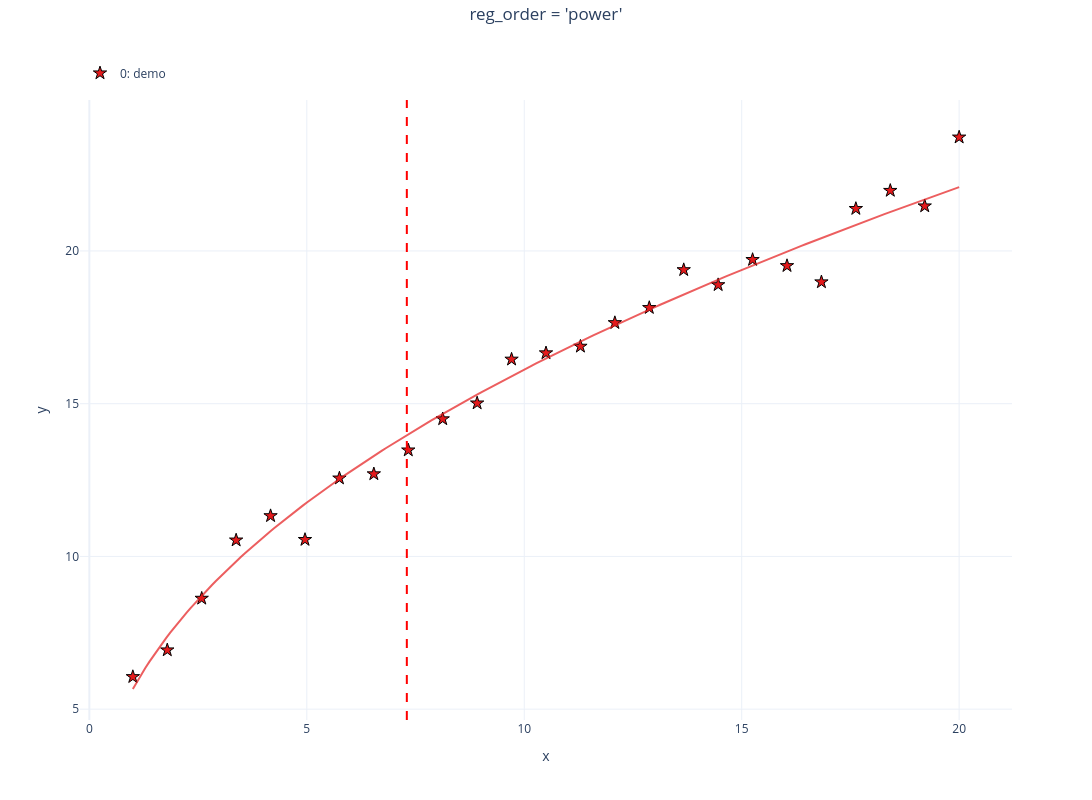

Notebook code for this chart:
### Markdown cell above
## `power` — power-law fit  (`y = a·x^b`)

### Code cell
demo('power')

### Figure 1 — Plotly figure (JSON) as saved in the notebook; plotly's stock layout.template omitted (floating-point values rounded to 4 significant figures; data arrays with more than 128 entries replaced by an {"elided": "..."} marker saying what was removed)
{"data": [{"customdata": [[1.0, 6.058], [1.792, 6.933], [2.583, 8.624], [3.375, 10.53], [4.167, 11.33], [4.958, 10.55], [5.75, 12.56], [6.542, 12.7], [7.333, 13.48], [8.125, 14.5], [8.917, 15.02], [9.708, 16.45], [10.5, 16.66], [11.29, 16.87], [12.08, 17.65], [12.88, 18.14], [13.67, 19.38], [14.46, 18.89], [15.25, 19.71], [16.04, 19.51], [16.83, 18.98], [17.62, 21.38], [18.42, 21.98], [19.21, 21.47], [20.0, 23.72]], "hovertemplate": "<b><u>Set: 0</u></b><br><b>demo</b><br>x: %{customdata[0]:.2f}<br>y: %{customdata[1]:.2f}<extra></extra>", "legendgroup": "group_0", "line": {"color": "#E41A1C", "width": 2}, "marker": {"color": "#E41A1C", "line": {"color": "black", "width": 1}, "opacity": 1, "size": 10, "symbol": "star"}, "mode": "markers+markers", "name": "0: demo", "showlegend": true, "type": "scatter", "x": [1.0, 1.792, 2.583, 3.375, 4.167, 4.958, 5.75, 6.542, 7.333, 8.125, 8.917, 9.708, 10.5, 11.29, 12.08, 12.88, 13.67, 14.46, 15.25, 16.04, 16.83, 17.62, 18.42, 19.21, 20.0], "xaxis": "x", "y": [6.058, 6.933, 8.624, 10.53, 11.33, 10.55, 12.56, 12.7, 13.48, 14.5, 15.02, 16.45, 16.66, 16.87, 17.65, 18.14, 19.38, 18.89, 19.71, 19.51, 18.98, 21.38, 21.98, 21.47, 23.72], "yaxis": "y"}, {"hoverinfo": "skip", "legendgroup": "group_0", "line": {"color": "#E41A1C", "width": 2}, "mode": "lines", "name": "0: demo Fit (Power)", "opacity": 0.7, "showlegend": false, "type": "scatter", "x": {"elided": "200 float values"}, "xaxis": "x", "y": {"elided": "200 float values"}, "yaxis": "y"}], "layout": {"height": 800, "legend": {"orientation": "h", "x": 0, "xanchor": "left", "y": 1.02, "yanchor": "bottom"}, "margin": {"r": 80, "t": 100}, "shapes": [{"line": {"color": "red", "dash": "dash"}, "type": "line", "x0": 7.3, "x1": 7.3, "xref": "x", "y0": 0, "y1": 1, "yref": "y domain"}], "showlegend": true, "title": {"text": "reg_order = 'power'", "x": 0.5, "xanchor": "center", "y": 0.99, "yanchor": "top", "yref": "container"}, "width": 1200, "xaxis": {"anchor": "y", "domain": [0, 1], "title": {"standoff": 15, "text": "x"}}, "yaxis": {"anchor": "x", "domain": [0, 1], "title": {"standoff": 15, "text": "y"}}}}
